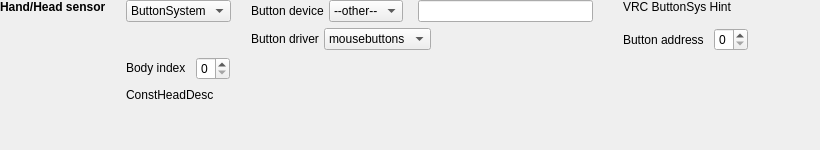
<?xml version="1.0" encoding="UTF-8"?>
<ui version="4.0">
 <class>VRCWHSensBIndexClass</class>
 <widget class="QWidget" name="VRCWHSensBIndexClass">
  <property name="geometry">
   <rect>
    <x>0</x>
    <y>0</y>
    <width>820</width>
    <height>150</height>
   </rect>
  </property>
  <property name="windowTitle">
   <string>Form</string>
  </property>
  <layout class="QVBoxLayout" name="VRCWHandSensorClassVLayout">
   <property name="spacing">
    <number>0</number>
   </property>
   <property name="leftMargin">
    <number>0</number>
   </property>
   <property name="topMargin">
    <number>0</number>
   </property>
   <property name="rightMargin">
    <number>0</number>
   </property>
   <property name="bottomMargin">
    <number>0</number>
   </property>
   <item alignment="Qt::AlignLeft|Qt::AlignTop">
    <widget class="QWidget" name="mainWidget" native="true">
     <layout class="QHBoxLayout" name="mainWidgetHLayout">
      <property name="spacing">
       <number>20</number>
      </property>
      <property name="leftMargin">
       <number>0</number>
      </property>
      <property name="topMargin">
       <number>0</number>
      </property>
      <property name="rightMargin">
       <number>0</number>
      </property>
      <property name="bottomMargin">
       <number>0</number>
      </property>
      <item>
       <layout class="QVBoxLayout" name="hSensLabelVLayout">
        <item alignment="Qt::AlignLeft|Qt::AlignTop">
         <widget class="QLabel" name="hSensLabel">
          <property name="font">
           <font>
            <weight>75</weight>
            <bold>true</bold>
           </font>
          </property>
          <property name="text">
           <string>Hand/Head sensor</string>
          </property>
         </widget>
        </item>
       </layout>
      </item>
      <item alignment="Qt::AlignLeft|Qt::AlignTop">
       <widget class="QWidget" name="bIndexBSysDevVrcWidget" native="true">
        <layout class="QVBoxLayout" name="bIndexBSysDevVrcWidgetVLayout">
         <property name="leftMargin">
          <number>0</number>
         </property>
         <property name="topMargin">
          <number>0</number>
         </property>
         <property name="rightMargin">
          <number>0</number>
         </property>
         <property name="bottomMargin">
          <number>0</number>
         </property>
         <item alignment="Qt::AlignLeft|Qt::AlignTop">
          <widget class="QWidget" name="buttonSysDevVrcWidget" native="true">
           <property name="sizePolicy">
            <sizepolicy hsizetype="Expanding" vsizetype="Preferred">
             <horstretch>0</horstretch>
             <verstretch>0</verstretch>
            </sizepolicy>
           </property>
           <layout class="QGridLayout" name="buttonSysDevVrcWidgetGLayout">
            <property name="leftMargin">
             <number>0</number>
            </property>
            <property name="topMargin">
             <number>0</number>
            </property>
            <property name="rightMargin">
             <number>0</number>
            </property>
            <property name="bottomMargin">
             <number>0</number>
            </property>
            <property name="horizontalSpacing">
             <number>20</number>
            </property>
            <item row="0" column="0">
             <widget class="QComboBox" name="buttonSysComboBox">
              <property name="sizeAdjustPolicy">
               <enum>QComboBox::AdjustToContents</enum>
              </property>
              <item>
               <property name="text">
                <string>ButtonSystem</string>
               </property>
              </item>
             </widget>
            </item>
            <item row="0" column="1">
             <widget class="QWidget" name="buttonSysDevWidget" native="true">
              <layout class="QHBoxLayout" name="buttonSysDevWidgetHLayout">
               <property name="spacing">
                <number>5</number>
               </property>
               <property name="leftMargin">
                <number>0</number>
               </property>
               <property name="topMargin">
                <number>0</number>
               </property>
               <property name="rightMargin">
                <number>0</number>
               </property>
               <property name="bottomMargin">
                <number>0</number>
               </property>
               <item alignment="Qt::AlignLeft">
                <widget class="QLabel" name="buttonDevLabel">
                 <property name="toolTip">
                  <string>On which port the button device is connected to the COVISE GUI host. With Wiimote this is optional.</string>
                 </property>
                 <property name="text">
                  <string>Button device</string>
                 </property>
                </widget>
               </item>
               <item alignment="Qt::AlignLeft|Qt::AlignTop">
                <widget class="QComboBox" name="buttonDevComboBox">
                 <property name="toolTip">
                  <string>On which port the button device is connected to the COVISE GUI host. With Wiimote this is optional.</string>
                 </property>
                 <property name="sizeAdjustPolicy">
                  <enum>QComboBox::AdjustToContents</enum>
                 </property>
                 <item>
                  <property name="text">
                   <string>--other--</string>
                  </property>
                 </item>
                 <item>
                  <property name="text">
                   <string>ttyS0</string>
                  </property>
                 </item>
                 <item>
                  <property name="text">
                   <string>ttyUSB0</string>
                  </property>
                 </item>
                 <item>
                  <property name="text">
                   <string>COM1</string>
                  </property>
                 </item>
                </widget>
               </item>
               <item>
                <spacer name="buttondDevHSpacer">
                 <property name="orientation">
                  <enum>Qt::Horizontal</enum>
                 </property>
                 <property name="sizeType">
                  <enum>QSizePolicy::Fixed</enum>
                 </property>
                 <property name="sizeHint" stdset="0">
                  <size>
                   <width>10</width>
                   <height>20</height>
                  </size>
                 </property>
                </spacer>
               </item>
               <item alignment="Qt::AlignLeft|Qt::AlignTop">
                <widget class="QWidget" name="buttonDevLEditWidget" native="true">
                 <layout class="QHBoxLayout" name="buttonDevLEditWidgetHLayout">
                  <property name="spacing">
                   <number>5</number>
                  </property>
                  <property name="leftMargin">
                   <number>0</number>
                  </property>
                  <property name="topMargin">
                   <number>0</number>
                  </property>
                  <property name="rightMargin">
                   <number>0</number>
                  </property>
                  <property name="bottomMargin">
                   <number>0</number>
                  </property>
                  <item alignment="Qt::AlignLeft|Qt::AlignTop">
                   <widget class="QLineEdit" name="buttonDevLineEdit">
                    <property name="sizePolicy">
                     <sizepolicy hsizetype="Fixed" vsizetype="Fixed">
                      <horstretch>0</horstretch>
                      <verstretch>0</verstretch>
                     </sizepolicy>
                    </property>
                    <property name="minimumSize">
                     <size>
                      <width>175</width>
                      <height>0</height>
                     </size>
                    </property>
                    <property name="toolTip">
                     <string>On which port the button device is connected to the COVISE GUI host.</string>
                    </property>
                   </widget>
                  </item>
                  <item>
                   <spacer name="buttonDevLEditHSpacer">
                    <property name="orientation">
                     <enum>Qt::Horizontal</enum>
                    </property>
                    <property name="sizeType">
                     <enum>QSizePolicy::Fixed</enum>
                    </property>
                    <property name="sizeHint" stdset="0">
                     <size>
                      <width>10</width>
                      <height>20</height>
                     </size>
                    </property>
                   </spacer>
                  </item>
                 </layout>
                </widget>
               </item>
              </layout>
             </widget>
            </item>
            <item row="0" column="2">
             <widget class="QWidget" name="vrcButtonSysHintWidget" native="true">
              <property name="sizePolicy">
               <sizepolicy hsizetype="Expanding" vsizetype="Preferred">
                <horstretch>0</horstretch>
                <verstretch>0</verstretch>
               </sizepolicy>
              </property>
              <layout class="QHBoxLayout" name="vrcButtonSysHintWidgetHLayout">
               <property name="leftMargin">
                <number>0</number>
               </property>
               <property name="topMargin">
                <number>0</number>
               </property>
               <property name="rightMargin">
                <number>0</number>
               </property>
               <property name="bottomMargin">
                <number>0</number>
               </property>
               <item alignment="Qt::AlignLeft|Qt::AlignTop">
                <widget class="QLabel" name="vrcButtonSysHintLabel">
                 <property name="sizePolicy">
                  <sizepolicy hsizetype="Expanding" vsizetype="Preferred">
                   <horstretch>0</horstretch>
                   <verstretch>0</verstretch>
                  </sizepolicy>
                 </property>
                 <property name="text">
                  <string>VRC ButtonSys Hint</string>
                 </property>
                 <property name="alignment">
                  <set>Qt::AlignLeading|Qt::AlignLeft|Qt::AlignTop</set>
                 </property>
                </widget>
               </item>
              </layout>
             </widget>
            </item>
            <item row="1" column="1" alignment="Qt::AlignLeft|Qt::AlignTop">
             <widget class="QWidget" name="buttonDrvWidget" native="true">
              <layout class="QHBoxLayout" name="buttonDrvWidgetHLayout">
               <property name="spacing">
                <number>5</number>
               </property>
               <property name="leftMargin">
                <number>0</number>
               </property>
               <property name="topMargin">
                <number>0</number>
               </property>
               <property name="rightMargin">
                <number>0</number>
               </property>
               <property name="bottomMargin">
                <number>0</number>
               </property>
               <item>
                <widget class="QLabel" name="buttonDrvLabel">
                 <property name="text">
                  <string>Button driver</string>
                 </property>
                </widget>
               </item>
               <item alignment="Qt::AlignLeft|Qt::AlignTop">
                <widget class="QComboBox" name="buttonDrvComboBox">
                 <property name="currentText">
                  <string>mousebuttons</string>
                 </property>
                 <property name="sizeAdjustPolicy">
                  <enum>QComboBox::AdjustToContents</enum>
                 </property>
                 <item>
                  <property name="text">
                   <string>mousebuttons</string>
                  </property>
                 </item>
                </widget>
               </item>
              </layout>
             </widget>
            </item>
            <item row="1" column="2" alignment="Qt::AlignLeft|Qt::AlignTop">
             <widget class="QWidget" name="vrcButtonAddrWidget" native="true">
              <layout class="QHBoxLayout" name="vrcButtonAddrWidgetHLayout">
               <property name="spacing">
                <number>10</number>
               </property>
               <property name="leftMargin">
                <number>0</number>
               </property>
               <property name="topMargin">
                <number>0</number>
               </property>
               <property name="rightMargin">
                <number>0</number>
               </property>
               <property name="bottomMargin">
                <number>0</number>
               </property>
               <item alignment="Qt::AlignLeft">
                <widget class="QLabel" name="vrcButtonAddrLabel">
                 <property name="text">
                  <string>Button address</string>
                 </property>
                </widget>
               </item>
               <item alignment="Qt::AlignLeft|Qt::AlignTop">
                <widget class="QSpinBox" name="vrcButtonAddrSpinBox">
                 <property name="maximum">
                  <number>9</number>
                 </property>
                </widget>
               </item>
              </layout>
             </widget>
            </item>
           </layout>
          </widget>
         </item>
         <item alignment="Qt::AlignLeft|Qt::AlignTop">
          <widget class="QWidget" name="bodyIndexWidget" native="true">
           <layout class="QHBoxLayout" name="bodyIndexWidgetHLayout">
            <property name="spacing">
             <number>10</number>
            </property>
            <property name="leftMargin">
             <number>0</number>
            </property>
            <property name="topMargin">
             <number>0</number>
            </property>
            <property name="rightMargin">
             <number>0</number>
            </property>
            <property name="bottomMargin">
             <number>0</number>
            </property>
            <item alignment="Qt::AlignLeft|Qt::AlignVCenter">
             <widget class="QLabel" name="bodyIndexLabel">
              <property name="text">
               <string>Body index</string>
              </property>
             </widget>
            </item>
            <item alignment="Qt::AlignLeft|Qt::AlignVCenter">
             <widget class="QSpinBox" name="bodyIndexSpinBox">
              <property name="maximum">
               <number>9</number>
              </property>
             </widget>
            </item>
           </layout>
          </widget>
         </item>
         <item>
          <layout class="QVBoxLayout" name="constHeadDescLabelVLayout">
           <property name="topMargin">
            <number>2</number>
           </property>
           <item alignment="Qt::AlignLeft|Qt::AlignVCenter">
            <widget class="QLabel" name="constHeadDescLabel">
             <property name="text">
              <string>ConstHeadDesc</string>
             </property>
            </widget>
           </item>
          </layout>
         </item>
        </layout>
        <zorder>bodyIndexWidget</zorder>
        <zorder>buttonSysDevVrcWidget</zorder>
       </widget>
      </item>
     </layout>
    </widget>
   </item>
  </layout>
 </widget>
 <resources/>
 <connections>
  <connection>
   <sender>buttonSysComboBox</sender>
   <signal>currentIndexChanged(int)</signal>
   <receiver>VRCWHSensBIndexClass</receiver>
   <slot>buttonSys_exec()</slot>
   <hints>
    <hint type="sourcelabel">
     <x>149</x>
     <y>15</y>
    </hint>
    <hint type="destinationlabel">
     <x>354</x>
     <y>44</y>
    </hint>
   </hints>
  </connection>
  <connection>
   <sender>buttonDevComboBox</sender>
   <signal>currentIndexChanged(QString)</signal>
   <receiver>VRCWHSensBIndexClass</receiver>
   <slot>buttonDev_exec(QString)</slot>
   <hints>
    <hint type="sourcelabel">
     <x>356</x>
     <y>15</y>
    </hint>
    <hint type="destinationlabel">
     <x>354</x>
     <y>44</y>
    </hint>
   </hints>
  </connection>
 </connections>
 <slots>
  <slot>buttonSys_exec()</slot>
  <slot>buttonDev_exec(QString)</slot>
 </slots>
</ui>
